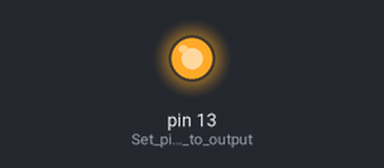
Bench run of a sketch on a simulated Arduino Uno, built with avr-gcc and run on an emulated ATmega328P. On the bench: output pins drawn as LEDs (lit = HIGH).

Above: at 1.0 s.
At 3.0 s:
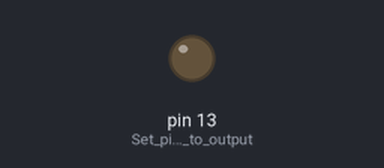
Timing chart, 0 to 5.2 s (numbered marks = the images above):
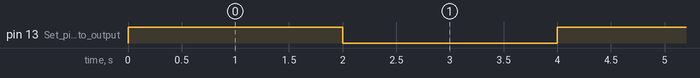

Measured:
- by itself, pin 13 (Set_pin_13_to_output): alternates HIGH for 2.0 s and LOW for 2.0 s

The sketch:

SIK_Circuit_1A-Blink_raunak_modified.ino
```cpp
/*
SparkFun Inventor’s Kit
Circuit 1A-Blink

Turns an LED connected to pin 13 on and off. Repeats forever.

This sketch was written by SparkFun Electronics, with lots of help from the Arduino community.
This code is completely free for any use.

View circuit diagram and instructions at: https://learn.sparkfun.com/tutorials/sparkfun-inventors-kit-experiment-guide---v40
Download code at: https://github.com/sparkfun/SIK-Guide-Code
*/
#include <stdio.h>
#include <stdlib.h>

void setup() {

  pinMode(13, OUTPUT);      // Set pin 13 to output

}


void loop() {

  digitalWrite(13, HIGH);   // Turn on the LED

  delay(2000);              // Wait for two seconds

  digitalWrite(13, LOW);    // Turn off the LED

  delay(2000);              // Wait for two seconds

  return;

}
```
